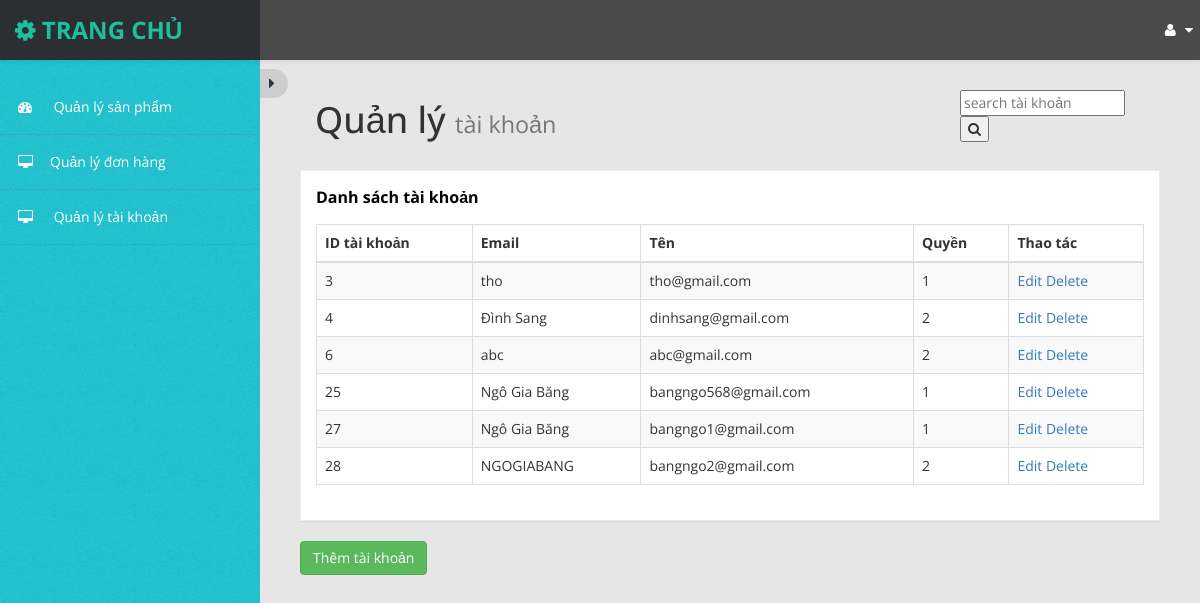
Screenshot of /account/AccountManagement (signed in) with the database file from the repository.
### tables this page shows
CREATE TABLE `accout` (
  `id` int(11) NOT NULL,
  `email` varchar(200) NOT NULL,
  `password` varchar(500) NOT NULL,
  `name` varchar(200) NOT NULL,
  `role_id` int(11) DEFAULT NULL
);

### app/controllers/AccountController.php (called while the page is built, shortened)
<?php
class AccountController
{
    private $accountModel;
    public function __construct()
    {
        $this->db = (new Database())->getConnection();
        $this->accountModel = new AccountModel($this->db);
    }
    public function AccountManagement()
    {
        $users = $this->accountModel->getAllUsers();
        include 'app/views/admin/AccountManagement.php';
    }
}

### index.php (called while the page is built, shortened)
<?php
require_once 'app/models/AccountModel.php';
require_once 'config/database.php';
$db = new Database();
$conn = $db->getConnection();
require_once 'app/models/AccountModel.php';
$url = $_GET['url'] ?? '';
$url = rtrim($url, '/');
$url = filter_var($url, FILTER_SANITIZE_URL);
$url = explode('/', $url);
$action = isset($url[1]) && $url[1] != '' ? $url[1] : 'index';
$controller = new $controllerName($conn);
call_user_func_array([$controller, $action], array_slice($url, 2));

### config/database.php (called while the page is built, shortened)
<?php
class Database {
    private $host = "localhost";
    private $db_name = "doan";
    private $username = "root";
    private $password = "";
    public function getConnection() {
        $this->conn = null;
        try {
            $this->conn = new PDO("mysql:host=" . $this->host . ";dbname=" . $this->db_name, $this->username, $this->password);
            $this->conn->exec("set names utf8");
        } catch(PDOException $exception) {
            echo "Connection error: " . $exception->getMessage();
        }
        return $this->conn;
    }
}

### app/models/AccountModel.php (called while the page is built, shortened)
<?php
class AccountModel{
    private $conn;
    private $table_name = "accout";
    public function __construct($db) {
        $this->conn = $db;
    }
    public function getAllUsers() {
        $query = "SELECT * FROM " . $this->table_name;
        $stmt = $this->conn->prepare($query);
        $stmt->execute();
        return $stmt->fetchAll(PDO::FETCH_ASSOC);
    }
}

### app/views/admin/AccountManagement.php (the view)
<?php include_once 'app/views/admin/header_admin.php'; ?>
<div id="page-wrapper">
    <div id="page-inner">
        <div class="row">
            <div class="col-md-12">
                <div class="col-md-9 col-sm-12 col-xs-12">
                    <h1 class="page-header">
                        Quản lý <small>tài khoản</small>
                    </h1>
                </div>
                <div class="col-md-3 col-sm-12 col-xs-12">
                    <input placeholder="search tài khoản" />
                    <button><i class="fa fa-search"></i></button>
                </div>
            </div>
        </div>
        <div class="row">
            <div class="col-md-12 col-sm-12 col-xs-12">
                <div class="panel panel-default">
                    <div class="panel-heading">
                        Danh sách tài khoản
                    </div>
                    <div class="panel-body">
                        <div class="table-responsive">
                            <table class="table table-striped table-bordered table-hover">
                                <thead>
                                    <tr>
                                        <th>ID tài khoản</th>
                                        <th>Email</th>
                                        <th>Tên</th>
                                        <th>Quyền</th>
                                        <th>Thao tác</th>
                                    </tr>
                                </thead>
                                <tbody>
                                <?php if (!empty($users)): ?>
                                <?php foreach ($users as $user): ?>
                                    <tr>
                                        <td><?php echo isset($user['id']) ? $user['id'] : ''; ?></td>
                                        <td><?php echo isset($user['name']) ? $user['name'] : ''; ?></td>
                                        <td><?php echo isset($user['email']) ? $user['email'] : ''; ?></td>
                                        <td><?php echo isset($user['role_id']) ? $user['role_id'] : ''; ?></td>
                                        <td>
                                            <a href="/php/account/editUser/<?php echo isset($user['id']) ? $user['id'] : ''; ?>">Edit</a>
                                            <a href="/php/account/deleteUser/<?php echo isset($user['id']) ? $user['id'] : ''; ?>" onclick="return confirm('Are you sure you want to delete this user?')">Delete</a>
                                        </td>
                                    </tr>
                                <?php endforeach; ?>
                            <?php else: ?>
                                <tr>
                                    <td colspan="4">No users found.</td>
                                </tr>
                            <?php endif; ?>
                                </tbody>
                            </table>
                        </div>
                    </div>
                </div>
                <a href="/php/account/addUser" class="btn btn-success">Thêm tài khoản</a>
            </div>
        </div>
    </div>
</div>

### app/assets/css/custom-styles.css (style rules this page uses)
body { font-family: 'Open Sans', sans-serif; background: #32C2CD url(../img/bg-img.jpg) !important; }
#page-wrapper { padding: 15px 15px; min-height: 600px; background: #E6E6E6; }
#page-inner { width:100%; margin:10px 20px 10px 0px; background-color:transparent; padding:10px; min-height:1200px; }
h1, .h1, h2, .h2, h3, .h3 { margin-top: 7px; margin-bottom: -5px; }
.panel { border-radius:0px; }
#page-wrapper { position: relative; top: 55px; }
.page-header { padding-bottom: 9px; margin: 10px 0 20px; border-bottom: 1px solid transparent; text-align: left; }
.panel-default { border-color: #ECECEC; }
.panel-default > .panel-heading { color: #000; border-color: #FFF; font-weight:bold; background: #FFFFFF; font-size: 16px; padding: 15px 15px 0; }
.panel-heading { border-bottom: 1px solid transparent; border-top-left-radius: 3px; border-top-right-radius: 3px; }
@media (min-width:768px) { #page-wrapper { margin: 0 0 0 260px; padding: 15px 30px; min-height: 1200px; } }

### rows the page displays
accout: id "3", name "tho", email "tho@gmail.com", role "1"
accout: id "4", name "Đình Sang", email "dinhsang@gmail.com", role "2"
accout: id "6", name "abc", email "abc@gmail.com", role "2"
accout: id "25", name "Ngô Gia Băng", email "bangngo568@gmail.com", role "1"
accout: id "27", name "Ngô Gia Băng", email "bangngo1@gmail.com", role "1"
accout: id "28", name "NGOGIABANG", email "bangngo2@gmail.com", role "2"
